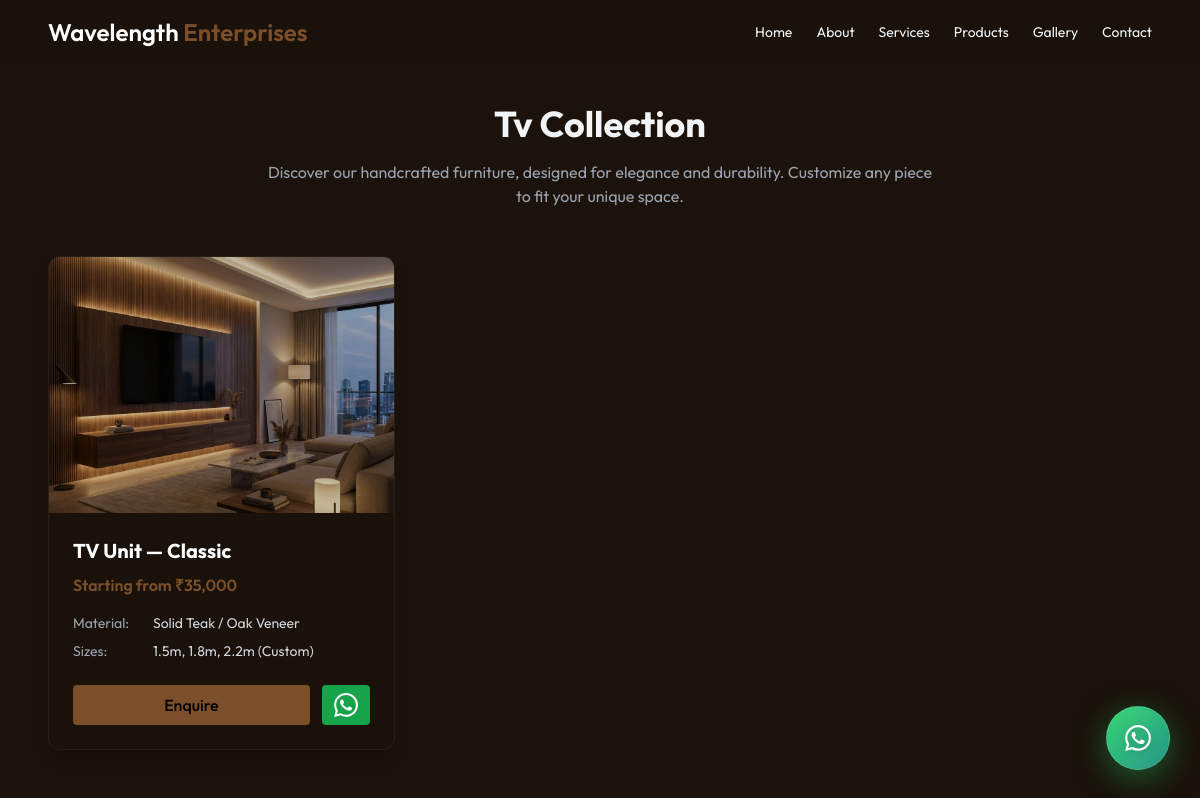
The page /products?category=tv on the database its author committed.
### tables this page shows
CREATE TABLE `products` (
  `id` int(11) NOT NULL,
  `name` varchar(255) NOT NULL,
  `category` varchar(100) NOT NULL,
  `price_start` varchar(50) DEFAULT NULL,
  `material` varchar(255) DEFAULT NULL,
  `sizes` varchar(255) DEFAULT NULL,
  `image_path` varchar(255) DEFAULT NULL,
  `created_at` timestamp NOT NULL DEFAULT current_timestamp()
);

### products.php (the view, shortened to what this page needs)
<!doctype html>
<html lang="en">
<head>
  <link rel="stylesheet" href="frontend/css/tailwind.css">
  <link rel="stylesheet" href="frontend/css/style.css">
  <link rel="stylesheet" href="frontend/css/responsive.css">
  <link rel="stylesheet" href="https://cdnjs.cloudflare.com/ajax/libs/font-awesome/6.5.1/css/all.min.css"
 />
  <link rel="stylesheet" href="frontend/css/dropdown.css">
</head>
<body class="bg-wood-dark text-gray-100 antialiased font-sans">
  <?php require_once 'backend/includes/header.php'; ?>
  <main class="max-w-6xl mx-auto px-4 sm:px-6 py-10">
    <div class="text-center mb-12">
      <h1 class="text-3xl md:text-4xl font-bold mb-4 reveal fade-up">Our Premium Collection</h1>
      <p class="text-muted max-w-2xl mx-auto reveal fade-up delay-100">Discover our handcrafted furniture, designed for
        elegance and durability.
        Customize any piece to fit your unique space.</p>
    </div>
    <div class="grid grid-cols-1 md:grid-cols-2 lg:grid-cols-3 gap-8 stagger-children">
      <?php
      require_once 'backend/config/db_connection.php';
      $category_filter = isset($_GET['category']) ? $conn->real_escape_string($_GET['category']) : '';
      $sql = "SELECT * FROM products";
      if ($category_filter) {
          $sql .= " WHERE category = '$category_filter'";
      }
      $sql .= " ORDER BY created_at DESC";
      $result = $conn->query($sql);
      if ($result->num_rows > 0) {
          while($row = $result->fetch_assoc()) {
              $name = htmlspecialchars($row["name"]);
              $category = htmlspecialchars($row["category"]);
              $price = htmlspecialchars($row["price_start"]);
              $material = htmlspecialchars($row["material"]);
              $sizes = htmlspecialchars($row["sizes"]);
              $image = htmlspecialchars($row["image_path"]);
              $link_name = urlencode($row["name"]);
      ?>
      <article data-category="<?php echo $category; ?>"
        class="bg-wood-dark/40 rounded-xl overflow-hidden shadow-lg border border-white/5 hover:border-wood/30 transition-all duration-300 hover:-translate-y-1 group pb-product-item hover-card-zoom">
        <div class="relative h-64 overflow-hidden">
          <img src="<?php echo $image; ?>" alt="<?php echo $name; ?>"
            class="w-full h-full object-cover transition-transform duration-500 group-hover:scale-110">
          <div class="absolute inset-0 bg-black/20 group-hover:bg-transparent transition-colors"></div>
        </div>
        <div class="p-6">
          <h2 class="text-xl font-bold text-white mb-2"><?php echo $name; ?></h2>
          <p class="text-wood font-semibold mb-4">Starting from ₹<?php echo $price; ?></p>
          <div class="space-y-2 text-sm text-gray-300 mb-6">
            <div class="flex items-start"><span class="w-20 text-muted">Material:</span> <span><?php echo $material; ?></span></div>
            <div class="flex items-start"><span class="w-20 text-muted">Sizes:</span> <span><?php echo $sizes; ?></span></div>
          </div>
          <div class="flex gap-3 mt-auto">
            <a href="contact?product=<?php echo $link_name; ?>"
              class="flex-1 text-center bg-wood text-black font-medium py-2 rounded hover:bg-white transition-colors hover-lift">Enquire</a>
            <a href="https://wa.me/9373154925?text=Hi, I'm interested in the <?php echo $link_name; ?>" target="_blank"
              class="flex-none w-12 flex items-center justify-center bg-green-600 text-white rounded hover:bg-green-500 transition-colors hover-lift"
              title="Chat on WhatsApp">
            </a>
          </div>
        </div>
      </article>
      <?php
          }
      } else {
          echo '<div id="no-results" class="bg-wood-dark/40 rounded-xl p-8 text-center text-gray-400 col-span-full">No products found.</div>';
      }
      ?>
    </div>
  </main>
  <a href="https://wa.me/919373154925?text=Hi%20Wavelength%20Enterprises" class="whatsapp-premium-btn">
  </a>
</body>
</html>

### frontend/css/style.css (style rules this page uses)
:root { --wood: #7b4f2a; --wood-dark: #3e2a1b; --ease-custom: cubic-bezier(0.16, 1, 0.3, 1); --ease-elastic: cubic-bezier(0.34, 1.56, 0.64, 1); --base-delay: 100ms; }
.reveal { opacity: 0; transform: translateY(40px); transition: opacity 0.8s var(--ease-custom), transform 0.8s var(--ease-custom); will-change: opacity, transform; }
.reveal.active { opacity: 1; transform: translateY(0); }
.stagger-children>* { opacity: 0; }
.stagger-children.active>* { animation: fadeInUpStagger 0.6s var(--ease-custom) forwards; }
.stagger-children>*:nth-child(1) { animation-delay: 100ms; }
.hover-lift { transition: transform 0.3s var(--ease-custom), box-shadow 0.3s var(--ease-custom); }
.hover-card-zoom { overflow: hidden; }
.hover-card-zoom img { transition: transform 0.7s var(--ease-custom); }
body { font-family: Inter, ui-sans-serif, system-ui, -apple-system, "Segoe UI", Roboto, "Helvetica Neue", Arial }
.text-muted { color: rgba(156, 163, 175, 1) }
.reveal { opacity: 0; transform: translateY(30px); transition: all 0.8s ease-out; }
.delay-100 { animation-delay: 100ms; }

### products.php (style rules this page uses)
.whatsapp-premium-btn { position: fixed; bottom: 30px; right: 30px; background: linear-gradient(135deg, #25D366 0%, #128C7E 100%); color: white; padding: 18px; border-radius: 50%; text-decoration: none; z-index: 999; display: flex; align-items: center; justify-content: center; box-shadow: 0 8px 32px rgba(37, 211, 102, 0.4), 0 0 0 0 rgba(37, 211, 102, 0.7); backdrop-filter: blur(10px); border: 1px solid rgba(255, 255, 255, 0.2); transition: all 0.4s cubic-bezier(0.4, 0, 0.2, 1); overflow: hidden; animation: pulse-glow 2s ease-in-out infinite; width: 64px; height: 64px; }
.whatsapp-premium-btn::before { content: ''; position: absolute; top: -50%; left: -50%; width: 200%; height: 200%; background: linear-gradient(45deg, transparent, rgba(255, 255, 255, 0.1), transparent); transform: rotate(45deg); animation: shine 3s linear infinite; }
.whatsapp-icon { width: 32px; height: 32px; filter: drop-shadow(0 2px 4px rgba(0, 0, 0, 0.2)); animation: bounce-subtle 2s ease-in-out infinite; }
.whatsapp-premium-btn::after { content: ''; position: absolute; top: 50%; left: 50%; width: 0; height: 0; border-radius: 50%; background: rgba(255, 255, 255, 0.5); transform: translate(-50%, -50%); transition: width 0.6s, height 0.6s; }

### rows shown on the page
products: image_path (picture), name "TV Unit — Classic", price_start "35,000", material "Solid Teak / Oak Veneer", sizes "1.5m, 1.8m, 2.2m (Custom)"
